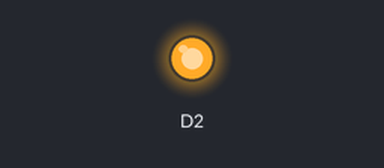
The sketch below on a simulated ESP8266 (NodeMCU). On the bench: output pins drawn as LEDs (lit = HIGH). WiFi joins after 1.5 s; servers stay silent unless stated; uploads are accepted with an empty reply; what the sketch prints to the serial monitor is not drawn.

Above: at 0.3 s.
Timing chart, 0 to 1.8 s (numbered marks = the images above):
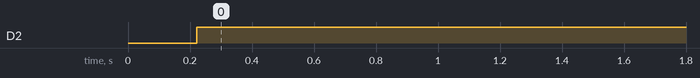

Measured:
- by itself, D2: LOW → HIGH at 0.22 s

The sketch:

sketch_oct03a.ino
```cpp
#include <ESP8266HTTPClient.h>
#include <ESP8266WiFi.h>

//Access point credentials
const char* ssid = "ice&andf";
const char* pwd = "0934585191";
const char* host = "http://192.168.1.36";
String get_host = "http://192.168.1.36";

WiFiServer server(80);  // open port 80 for server connection

void setup()
{
  Serial.begin(115200); //initialise the serial communication
  delay(20);

  WiFi.begin(ssid, pwd);
  pinMode (D2 , OUTPUT);

    //starting the server
    server.begin();

}

void loop()
{

    WiFiClient client = server.available();

        HTTPClient http;
        String url = "http://192.168.1.36/arduino.php?test=1";

        http.begin(url);

        //GET method
        int httpCode = http.GET();
        String payload = http.getString();
        Serial.println(payload);
        if(payload=="1")
        {
          Serial.println("ON");
          digitalWrite(D2,LOW);
        }
        else
        {
          Serial.println("Off");
          digitalWrite(D2,HIGH);
          }
        http.end();
        delay(1000);


}
```
